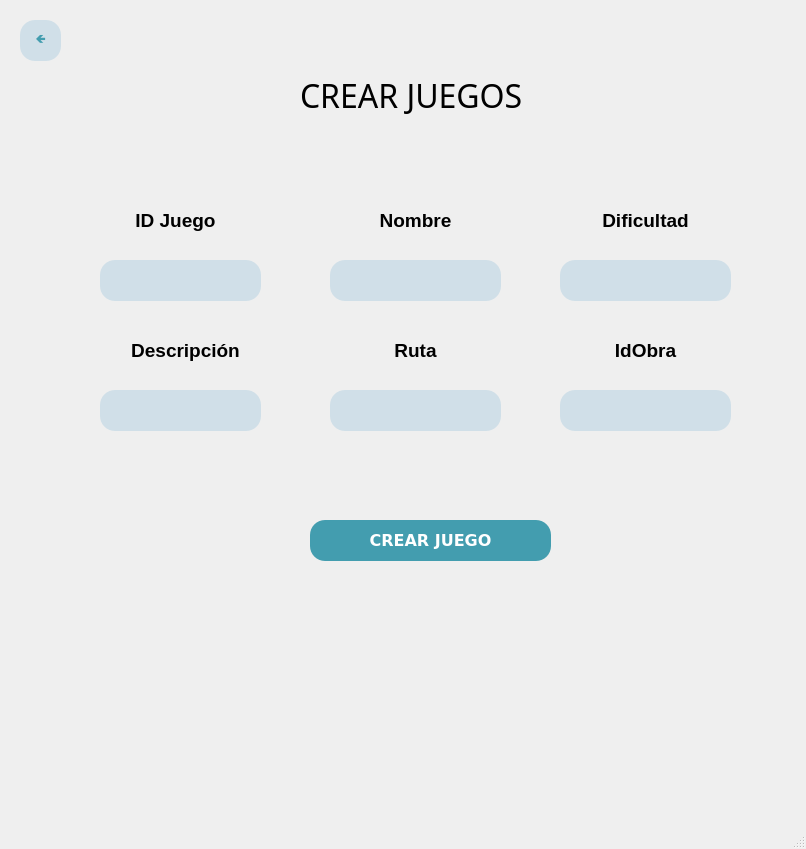
<?xml version="1.0" encoding="UTF-8"?>
<ui version="4.0">
 <class>MainWindow</class>
 <widget class="QMainWindow" name="MainWindow">
  <property name="geometry">
   <rect>
    <x>0</x>
    <y>0</y>
    <width>806</width>
    <height>849</height>
   </rect>
  </property>
  <property name="windowTitle">
   <string>MainWindow</string>
  </property>
  <widget class="QWidget" name="centralwidget">
   <widget class="QPushButton" name="BotonCrearJuego">
    <property name="geometry">
     <rect>
      <x>310</x>
      <y>520</y>
      <width>241</width>
      <height>41</height>
     </rect>
    </property>
    <property name="palette">
     <palette>
      <active>
       <colorrole role="WindowText">
        <brush brushstyle="SolidPattern">
         <color alpha="255">
          <red>255</red>
          <green>255</green>
          <blue>255</blue>
         </color>
        </brush>
       </colorrole>
       <colorrole role="Button">
        <brush brushstyle="SolidPattern">
         <color alpha="255">
          <red>67</red>
          <green>157</green>
          <blue>175</blue>
         </color>
        </brush>
       </colorrole>
       <colorrole role="Text">
        <brush brushstyle="SolidPattern">
         <color alpha="255">
          <red>255</red>
          <green>255</green>
          <blue>255</blue>
         </color>
        </brush>
       </colorrole>
       <colorrole role="ButtonText">
        <brush brushstyle="SolidPattern">
         <color alpha="255">
          <red>255</red>
          <green>255</green>
          <blue>255</blue>
         </color>
        </brush>
       </colorrole>
       <colorrole role="Base">
        <brush brushstyle="SolidPattern">
         <color alpha="255">
          <red>67</red>
          <green>157</green>
          <blue>175</blue>
         </color>
        </brush>
       </colorrole>
       <colorrole role="Window">
        <brush brushstyle="SolidPattern">
         <color alpha="255">
          <red>67</red>
          <green>157</green>
          <blue>175</blue>
         </color>
        </brush>
       </colorrole>
      </active>
      <inactive>
       <colorrole role="WindowText">
        <brush brushstyle="SolidPattern">
         <color alpha="255">
          <red>255</red>
          <green>255</green>
          <blue>255</blue>
         </color>
        </brush>
       </colorrole>
       <colorrole role="Button">
        <brush brushstyle="SolidPattern">
         <color alpha="255">
          <red>67</red>
          <green>157</green>
          <blue>175</blue>
         </color>
        </brush>
       </colorrole>
       <colorrole role="Text">
        <brush brushstyle="SolidPattern">
         <color alpha="255">
          <red>255</red>
          <green>255</green>
          <blue>255</blue>
         </color>
        </brush>
       </colorrole>
       <colorrole role="ButtonText">
        <brush brushstyle="SolidPattern">
         <color alpha="255">
          <red>255</red>
          <green>255</green>
          <blue>255</blue>
         </color>
        </brush>
       </colorrole>
       <colorrole role="Base">
        <brush brushstyle="SolidPattern">
         <color alpha="255">
          <red>67</red>
          <green>157</green>
          <blue>175</blue>
         </color>
        </brush>
       </colorrole>
       <colorrole role="Window">
        <brush brushstyle="SolidPattern">
         <color alpha="255">
          <red>67</red>
          <green>157</green>
          <blue>175</blue>
         </color>
        </brush>
       </colorrole>
      </inactive>
      <disabled>
       <colorrole role="WindowText">
        <brush brushstyle="SolidPattern">
         <color alpha="255">
          <red>255</red>
          <green>255</green>
          <blue>255</blue>
         </color>
        </brush>
       </colorrole>
       <colorrole role="Button">
        <brush brushstyle="SolidPattern">
         <color alpha="255">
          <red>67</red>
          <green>157</green>
          <blue>175</blue>
         </color>
        </brush>
       </colorrole>
       <colorrole role="Text">
        <brush brushstyle="SolidPattern">
         <color alpha="255">
          <red>255</red>
          <green>255</green>
          <blue>255</blue>
         </color>
        </brush>
       </colorrole>
       <colorrole role="ButtonText">
        <brush brushstyle="SolidPattern">
         <color alpha="255">
          <red>255</red>
          <green>255</green>
          <blue>255</blue>
         </color>
        </brush>
       </colorrole>
       <colorrole role="Base">
        <brush brushstyle="SolidPattern">
         <color alpha="255">
          <red>67</red>
          <green>157</green>
          <blue>175</blue>
         </color>
        </brush>
       </colorrole>
       <colorrole role="Window">
        <brush brushstyle="SolidPattern">
         <color alpha="255">
          <red>67</red>
          <green>157</green>
          <blue>175</blue>
         </color>
        </brush>
       </colorrole>
      </disabled>
     </palette>
    </property>
    <property name="font">
     <font>
      <family>Verdana</family>
      <pointsize>12</pointsize>
      <weight>75</weight>
      <bold>true</bold>
     </font>
    </property>
    <property name="cursor">
     <cursorShape>PointingHandCursor</cursorShape>
    </property>
    <property name="styleSheet">
     <string notr="true">background-color: rgb(67, 157, 175);
color: rgb(255, 255, 255);
font-weight: bold;
font-family: 'Verdana';
border-radius: 15px;</string>
    </property>
    <property name="text">
     <string>CREAR JUEGO</string>
    </property>
   </widget>
   <widget class="QLabel" name="Titulo">
    <property name="geometry">
     <rect>
      <x>300</x>
      <y>50</y>
      <width>651</width>
      <height>91</height>
     </rect>
    </property>
    <property name="font">
     <font>
      <family>Bell MT</family>
      <pointsize>24</pointsize>
      <weight>50</weight>
      <bold>false</bold>
     </font>
    </property>
    <property name="text">
     <string>&lt;html&gt;&lt;head/&gt;&lt;body&gt;&lt;p&gt;CREAR JUEGOS&lt;/p&gt;&lt;/body&gt;&lt;/html&gt;</string>
    </property>
   </widget>
   <widget class="QLineEdit" name="Descripcion_entrada">
    <property name="geometry">
     <rect>
      <x>100</x>
      <y>390</y>
      <width>161</width>
      <height>41</height>
     </rect>
    </property>
    <property name="styleSheet">
     <string notr="true">border-radius: 15px;
background-color: rgb(208, 223, 232);</string>
    </property>
   </widget>
   <widget class="QLineEdit" name="IDJuego_entrada">
    <property name="geometry">
     <rect>
      <x>100</x>
      <y>260</y>
      <width>161</width>
      <height>41</height>
     </rect>
    </property>
    <property name="styleSheet">
     <string notr="true">border-radius: 15px;
background-color: rgb(208, 223, 232);</string>
    </property>
   </widget>
   <widget class="QLabel" name="label_8">
    <property name="geometry">
     <rect>
      <x>310</x>
      <y>330</y>
      <width>211</width>
      <height>41</height>
     </rect>
    </property>
    <property name="text">
     <string>&lt;html&gt;&lt;head/&gt;&lt;body&gt;&lt;p align=&quot;center&quot;&gt;&lt;span style=&quot; font-size:14pt; font-weight:600;&quot;&gt;Ruta&lt;/span&gt;&lt;/p&gt;&lt;/body&gt;&lt;/html&gt;</string>
    </property>
   </widget>
   <widget class="QLineEdit" name="Dificultad_entrada">
    <property name="geometry">
     <rect>
      <x>560</x>
      <y>260</y>
      <width>171</width>
      <height>41</height>
     </rect>
    </property>
    <property name="styleSheet">
     <string notr="true">border-radius: 15px;
background-color: rgb(208, 223, 232);</string>
    </property>
   </widget>
   <widget class="QLineEdit" name="Ruta_entrada">
    <property name="geometry">
     <rect>
      <x>330</x>
      <y>390</y>
      <width>171</width>
      <height>41</height>
     </rect>
    </property>
    <property name="styleSheet">
     <string notr="true">border-radius: 15px;
background-color: rgb(208, 223, 232);</string>
    </property>
   </widget>
   <widget class="QLabel" name="label_3">
    <property name="geometry">
     <rect>
      <x>310</x>
      <y>200</y>
      <width>211</width>
      <height>41</height>
     </rect>
    </property>
    <property name="text">
     <string>&lt;html&gt;&lt;head/&gt;&lt;body&gt;&lt;p align=&quot;center&quot;&gt;&lt;span style=&quot; font-size:14pt; font-weight:600;&quot;&gt;Nombre&lt;/span&gt;&lt;/p&gt;&lt;/body&gt;&lt;/html&gt;</string>
    </property>
   </widget>
   <widget class="QLabel" name="label_4">
    <property name="geometry">
     <rect>
      <x>540</x>
      <y>200</y>
      <width>211</width>
      <height>41</height>
     </rect>
    </property>
    <property name="text">
     <string>&lt;html&gt;&lt;head/&gt;&lt;body&gt;&lt;p align=&quot;center&quot;&gt;&lt;span style=&quot; font-size:14pt; font-weight:600;&quot;&gt;Dificultad&lt;/span&gt;&lt;/p&gt;&lt;/body&gt;&lt;/html&gt;</string>
    </property>
   </widget>
   <widget class="QLineEdit" name="Nombre_entrada">
    <property name="geometry">
     <rect>
      <x>330</x>
      <y>260</y>
      <width>171</width>
      <height>41</height>
     </rect>
    </property>
    <property name="styleSheet">
     <string notr="true">border-radius: 15px;
background-color: rgb(208, 223, 232);</string>
    </property>
   </widget>
   <widget class="QLabel" name="label_2">
    <property name="geometry">
     <rect>
      <x>80</x>
      <y>330</y>
      <width>211</width>
      <height>41</height>
     </rect>
    </property>
    <property name="text">
     <string>&lt;html&gt;&lt;head/&gt;&lt;body&gt;&lt;p align=&quot;center&quot;&gt;&lt;span style=&quot; font-size:14pt; font-weight:600;&quot;&gt;Descripción&lt;/span&gt;&lt;/p&gt;&lt;/body&gt;&lt;/html&gt;</string>
    </property>
   </widget>
   <widget class="QLabel" name="label">
    <property name="geometry">
     <rect>
      <x>70</x>
      <y>200</y>
      <width>211</width>
      <height>41</height>
     </rect>
    </property>
    <property name="text">
     <string>&lt;html&gt;&lt;head/&gt;&lt;body&gt;&lt;p align=&quot;center&quot;&gt;&lt;span style=&quot; font-size:14pt; font-weight:600;&quot;&gt;ID Juego&lt;/span&gt;&lt;/p&gt;&lt;/body&gt;&lt;/html&gt;</string>
    </property>
   </widget>
   <widget class="QPushButton" name="BotonAtras">
    <property name="geometry">
     <rect>
      <x>20</x>
      <y>20</y>
      <width>41</width>
      <height>41</height>
     </rect>
    </property>
    <property name="palette">
     <palette>
      <active>
       <colorrole role="WindowText">
        <brush brushstyle="SolidPattern">
         <color alpha="255">
          <red>67</red>
          <green>157</green>
          <blue>175</blue>
         </color>
        </brush>
       </colorrole>
       <colorrole role="Button">
        <brush brushstyle="SolidPattern">
         <color alpha="255">
          <red>208</red>
          <green>223</green>
          <blue>232</blue>
         </color>
        </brush>
       </colorrole>
       <colorrole role="Text">
        <brush brushstyle="SolidPattern">
         <color alpha="255">
          <red>67</red>
          <green>157</green>
          <blue>175</blue>
         </color>
        </brush>
       </colorrole>
       <colorrole role="ButtonText">
        <brush brushstyle="SolidPattern">
         <color alpha="255">
          <red>67</red>
          <green>157</green>
          <blue>175</blue>
         </color>
        </brush>
       </colorrole>
       <colorrole role="Base">
        <brush brushstyle="SolidPattern">
         <color alpha="255">
          <red>208</red>
          <green>223</green>
          <blue>232</blue>
         </color>
        </brush>
       </colorrole>
       <colorrole role="Window">
        <brush brushstyle="SolidPattern">
         <color alpha="255">
          <red>208</red>
          <green>223</green>
          <blue>232</blue>
         </color>
        </brush>
       </colorrole>
      </active>
      <inactive>
       <colorrole role="WindowText">
        <brush brushstyle="SolidPattern">
         <color alpha="255">
          <red>67</red>
          <green>157</green>
          <blue>175</blue>
         </color>
        </brush>
       </colorrole>
       <colorrole role="Button">
        <brush brushstyle="SolidPattern">
         <color alpha="255">
          <red>208</red>
          <green>223</green>
          <blue>232</blue>
         </color>
        </brush>
       </colorrole>
       <colorrole role="Text">
        <brush brushstyle="SolidPattern">
         <color alpha="255">
          <red>67</red>
          <green>157</green>
          <blue>175</blue>
         </color>
        </brush>
       </colorrole>
       <colorrole role="ButtonText">
        <brush brushstyle="SolidPattern">
         <color alpha="255">
          <red>67</red>
          <green>157</green>
          <blue>175</blue>
         </color>
        </brush>
       </colorrole>
       <colorrole role="Base">
        <brush brushstyle="SolidPattern">
         <color alpha="255">
          <red>208</red>
          <green>223</green>
          <blue>232</blue>
         </color>
        </brush>
       </colorrole>
       <colorrole role="Window">
        <brush brushstyle="SolidPattern">
         <color alpha="255">
          <red>208</red>
          <green>223</green>
          <blue>232</blue>
         </color>
        </brush>
       </colorrole>
      </inactive>
      <disabled>
       <colorrole role="WindowText">
        <brush brushstyle="SolidPattern">
         <color alpha="255">
          <red>67</red>
          <green>157</green>
          <blue>175</blue>
         </color>
        </brush>
       </colorrole>
       <colorrole role="Button">
        <brush brushstyle="SolidPattern">
         <color alpha="255">
          <red>208</red>
          <green>223</green>
          <blue>232</blue>
         </color>
        </brush>
       </colorrole>
       <colorrole role="Text">
        <brush brushstyle="SolidPattern">
         <color alpha="255">
          <red>67</red>
          <green>157</green>
          <blue>175</blue>
         </color>
        </brush>
       </colorrole>
       <colorrole role="ButtonText">
        <brush brushstyle="SolidPattern">
         <color alpha="255">
          <red>67</red>
          <green>157</green>
          <blue>175</blue>
         </color>
        </brush>
       </colorrole>
       <colorrole role="Base">
        <brush brushstyle="SolidPattern">
         <color alpha="255">
          <red>208</red>
          <green>223</green>
          <blue>232</blue>
         </color>
        </brush>
       </colorrole>
       <colorrole role="Window">
        <brush brushstyle="SolidPattern">
         <color alpha="255">
          <red>208</red>
          <green>223</green>
          <blue>232</blue>
         </color>
        </brush>
       </colorrole>
      </disabled>
     </palette>
    </property>
    <property name="cursor">
     <cursorShape>PointingHandCursor</cursorShape>
    </property>
    <property name="styleSheet">
     <string notr="true">background-color: rgb(208, 223, 232);
color:rgb(67, 157, 175);
font-weight: bold;
font-family: 'Verdana';
border-radius: 15px;</string>
    </property>
    <property name="text">
     <string>🡸</string>
    </property>
   </widget>
   <widget class="QLineEdit" name="IdObra_entrada">
    <property name="geometry">
     <rect>
      <x>560</x>
      <y>390</y>
      <width>171</width>
      <height>41</height>
     </rect>
    </property>
    <property name="styleSheet">
     <string notr="true">border-radius: 15px;
background-color: rgb(208, 223, 232);</string>
    </property>
   </widget>
   <widget class="QLabel" name="label_9">
    <property name="geometry">
     <rect>
      <x>540</x>
      <y>330</y>
      <width>211</width>
      <height>41</height>
     </rect>
    </property>
    <property name="text">
     <string>&lt;html&gt;&lt;head/&gt;&lt;body&gt;&lt;p align=&quot;center&quot;&gt;&lt;span style=&quot; font-size:14pt; font-weight:600;&quot;&gt;IdObra&lt;/span&gt;&lt;/p&gt;&lt;/body&gt;&lt;/html&gt;</string>
    </property>
   </widget>
  </widget>
  <widget class="QStatusBar" name="statusbar"/>
 </widget>
 <resources/>
 <connections/>
</ui>
